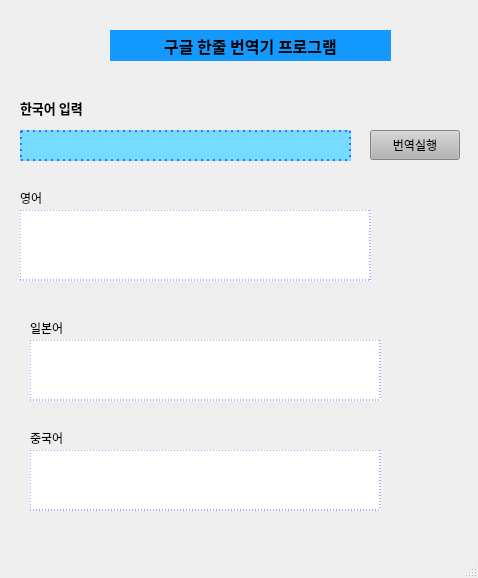
<?xml version="1.0" encoding="UTF-8"?>
<ui version="4.0">
 <class>MainWindow</class>
 <widget class="QMainWindow" name="MainWindow">
  <property name="geometry">
   <rect>
    <x>0</x>
    <y>0</y>
    <width>478</width>
    <height>578</height>
   </rect>
  </property>
  <property name="windowTitle">
   <string>MainWindow</string>
  </property>
  <widget class="QWidget" name="centralwidget">
   <widget class="QLabel" name="label">
    <property name="geometry">
     <rect>
      <x>110</x>
      <y>30</y>
      <width>281</width>
      <height>31</height>
     </rect>
    </property>
    <property name="font">
     <font>
      <family>맑은 고딕</family>
      <pointsize>12</pointsize>
      <weight>75</weight>
      <bold>true</bold>
     </font>
    </property>
    <property name="styleSheet">
     <string notr="true">color:'white';background-color:rgb(20, 153, 255)</string>
    </property>
    <property name="text">
     <string>구글 한줄 번역기 프로그램</string>
    </property>
    <property name="alignment">
     <set>Qt::AlignCenter</set>
    </property>
   </widget>
   <widget class="QLabel" name="label_2">
    <property name="geometry">
     <rect>
      <x>20</x>
      <y>100</y>
      <width>131</width>
      <height>16</height>
     </rect>
    </property>
    <property name="font">
     <font>
      <family>굴림체</family>
      <pointsize>10</pointsize>
      <weight>75</weight>
      <bold>true</bold>
     </font>
    </property>
    <property name="styleSheet">
     <string notr="true">color = rgb(0, 0, 255)</string>
    </property>
    <property name="text">
     <string>한국어 입력</string>
    </property>
   </widget>
   <widget class="QLineEdit" name="inputText">
    <property name="geometry">
     <rect>
      <x>20</x>
      <y>130</y>
      <width>331</width>
      <height>31</height>
     </rect>
    </property>
    <property name="styleSheet">
     <string notr="true">border:2px dotted rgb(66, 107, 255);
background-color: rgb(117, 219, 255);</string>
    </property>
    <property name="text">
     <string/>
    </property>
   </widget>
   <widget class="QPushButton" name="transButton">
    <property name="geometry">
     <rect>
      <x>370</x>
      <y>130</y>
      <width>90</width>
      <height>30</height>
     </rect>
    </property>
    <property name="styleSheet">
     <string notr="true">background-color: rgb(180, 180, 180);
color: 'whrgb(107, 107, 107)ite'</string>
    </property>
    <property name="text">
     <string>번역실행</string>
    </property>
   </widget>
   <widget class="QLabel" name="label_3">
    <property name="geometry">
     <rect>
      <x>20</x>
      <y>190</y>
      <width>64</width>
      <height>15</height>
     </rect>
    </property>
    <property name="text">
     <string>영어</string>
    </property>
   </widget>
   <widget class="QTextEdit" name="engText">
    <property name="geometry">
     <rect>
      <x>20</x>
      <y>210</y>
      <width>351</width>
      <height>71</height>
     </rect>
    </property>
    <property name="styleSheet">
     <string notr="true">border:1px dotted rgb(78, 101, 255);
background-color: rgb(255, 255, 255);</string>
    </property>
   </widget>
   <widget class="QTextEdit" name="japText">
    <property name="geometry">
     <rect>
      <x>30</x>
      <y>340</y>
      <width>351</width>
      <height>61</height>
     </rect>
    </property>
    <property name="styleSheet">
     <string notr="true">border:1px dotted rgb(78, 101, 255);
background-color: rgb(255, 255, 255);</string>
    </property>
   </widget>
   <widget class="QLabel" name="label_4">
    <property name="geometry">
     <rect>
      <x>30</x>
      <y>320</y>
      <width>64</width>
      <height>15</height>
     </rect>
    </property>
    <property name="text">
     <string>일본어</string>
    </property>
   </widget>
   <widget class="QLabel" name="label_5">
    <property name="geometry">
     <rect>
      <x>30</x>
      <y>430</y>
      <width>64</width>
      <height>15</height>
     </rect>
    </property>
    <property name="text">
     <string>중국어</string>
    </property>
   </widget>
   <widget class="QTextEdit" name="chnText">
    <property name="geometry">
     <rect>
      <x>30</x>
      <y>450</y>
      <width>351</width>
      <height>61</height>
     </rect>
    </property>
    <property name="styleSheet">
     <string notr="true">border:1px dotted rgb(78, 101, 255);
background-color: rgb(255, 255, 255);</string>
    </property>
   </widget>
  </widget>
  <widget class="QMenuBar" name="menubar">
   <property name="geometry">
    <rect>
     <x>0</x>
     <y>0</y>
     <width>478</width>
     <height>26</height>
    </rect>
   </property>
  </widget>
  <widget class="QStatusBar" name="statusbar"/>
 </widget>
 <resources/>
 <connections/>
</ui>
